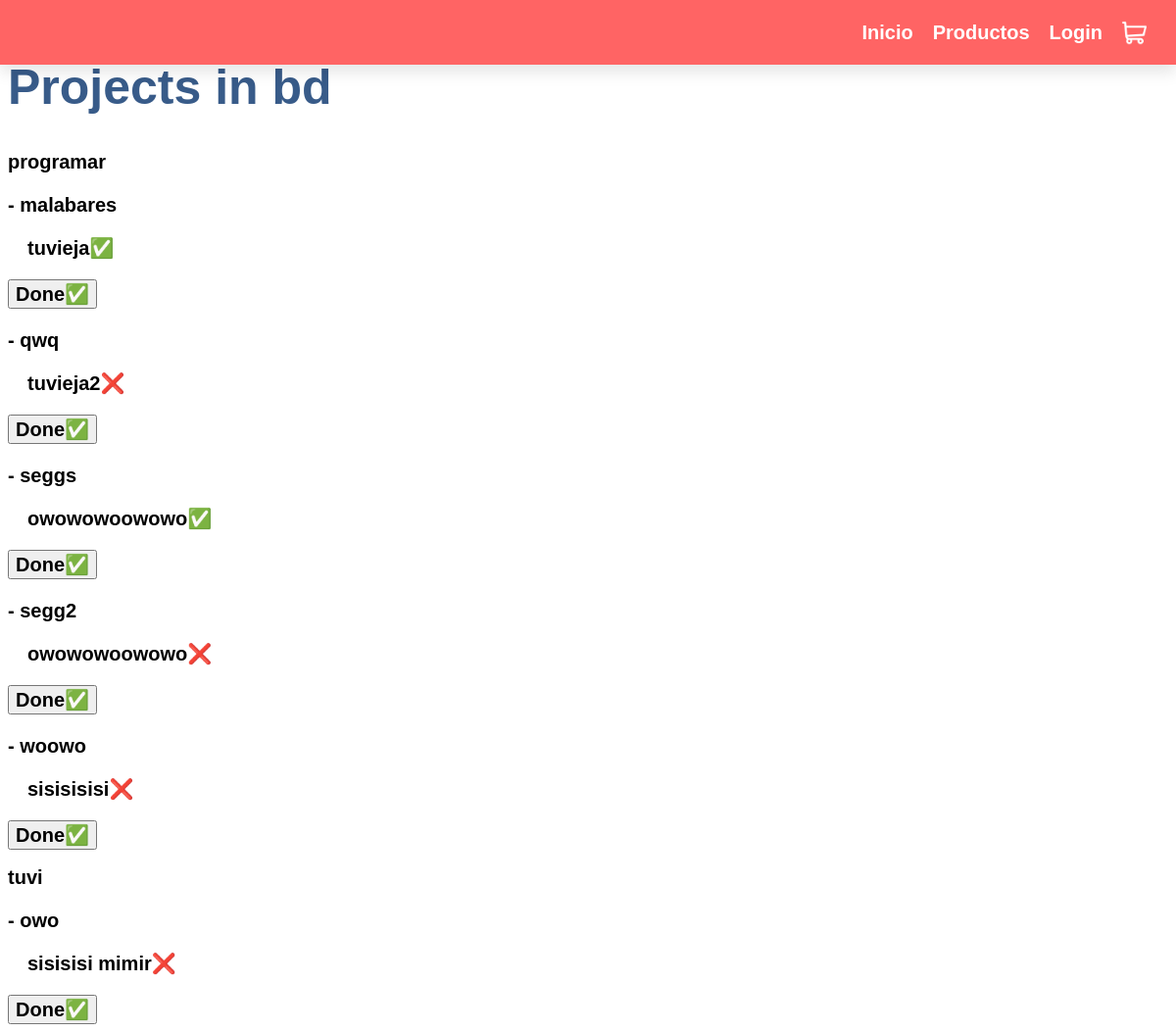
The app's page /projects/, older data.
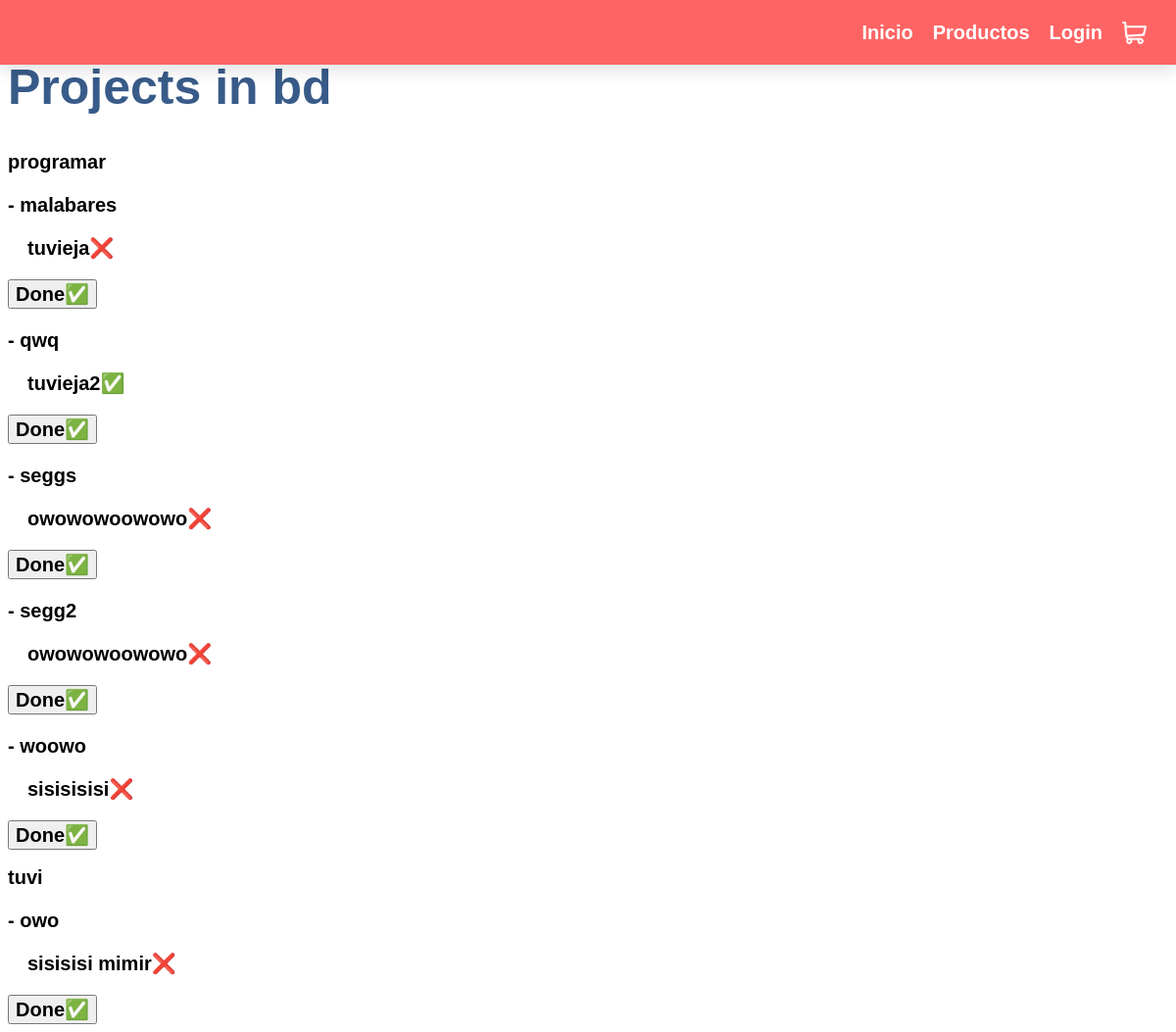
The same page, newer data.
### myapp/models.py (models this page shows, shortened)
class Task(models.Model):
    name = models.CharField(max_length=5)
    description = models.TextField()
    project = models.ForeignKey(Project, on_delete=models.CASCADE)
    done = models.BooleanField(default=False)

### myapp/views.py (the view)
# urls.py: path('projects/', views.anotherFunction, name='test'),
def anotherFunction(request):
    currentUser = request.user.username
    if request.method == 'POST':
        task = Task.objects.get(name=list(request.POST)[1])
        task.done = not task.done
        task.save()
        return redirect('test')
    return render(request, 'projects.html',{
        'user' : currentUser,
        'projects': Project.objects.all(),
        'usuario' : request.user.username
    })

### myapp/templates/projects.html (shortened to what this page needs)
{% extends 'layout/navbar.html' %}
{% block content %}
<h1>Projects in bd</h1>
{% for project in projects %}
<div>
    <h2>{{project.name}}</h2>
    {% for task in project.task_set.all %}
        <form method="POST">
            <h3>- {{task.name}}</h3>
            <p>&emsp;{{task.description}}{%if task.done == False %}❌{%else%}✅{%endif%}</p>
            <button name="{{task.name}}">Done✅</button>
        </form>
    {% endfor %}
</div>
{% endfor %}
{% endblock %}

Row changes from the older to the newer data that the page shows:
changed Task "malabares": done "✅" → "❌"
changed Task "qwq": done "❌" → "✅"
changed Task "seggs": done "✅" → "❌"
